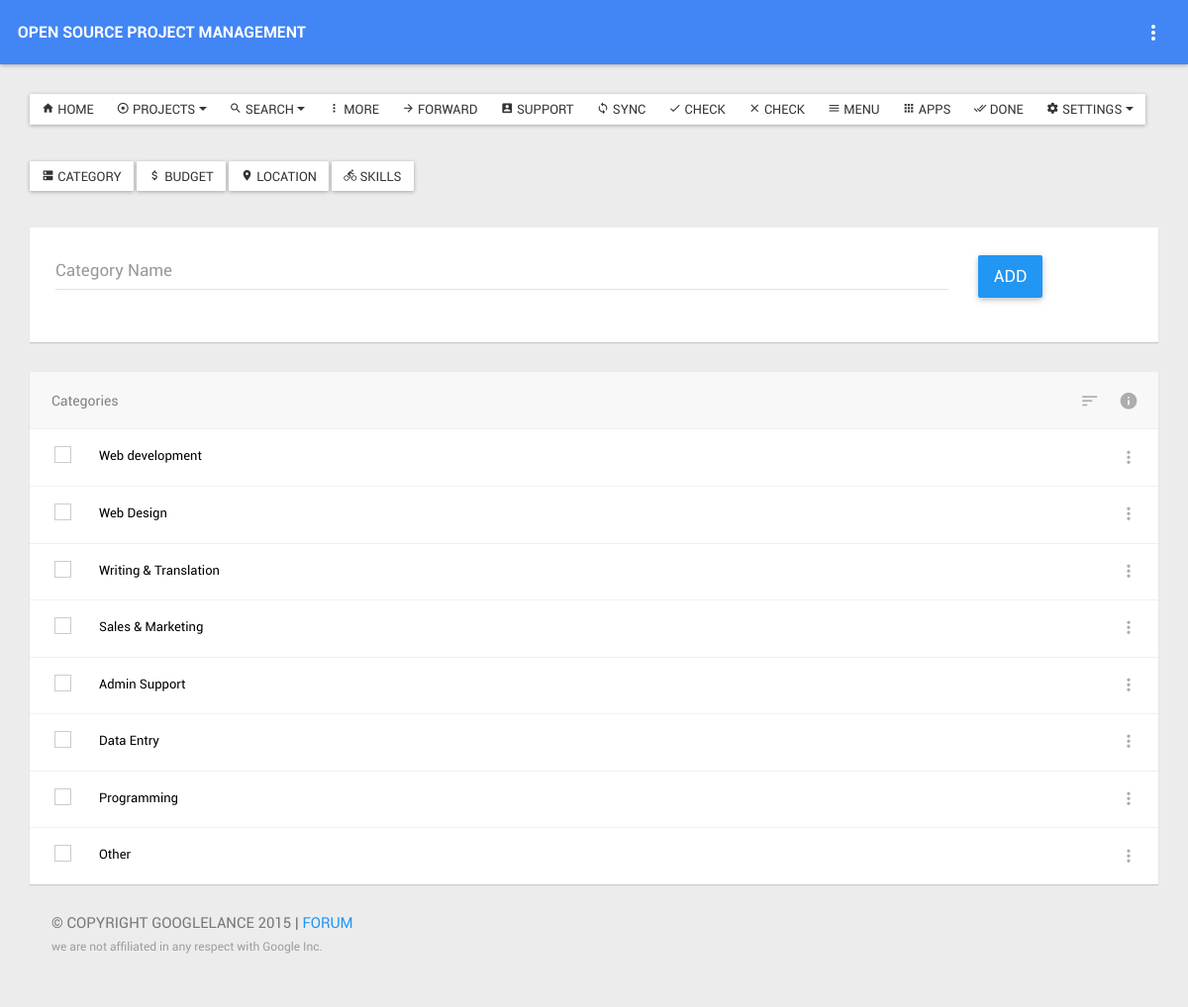
Screenshot of /index.php/gadmin/add_category with the database file from the repository.
### tables this page shows
CREATE TABLE IF NOT EXISTS `category` (
  `id` int(11) NOT NULL AUTO_INCREMENT,
  `name` varchar(255) NOT NULL,
  PRIMARY KEY (`id`),
  KEY `id` (`id`)
);

### application/controllers/Gadmin.php (called while the page is built, shortened)
<?php
class Gadmin extends CI_Controller {
	public function __construct() {
		$this->load->library(array('session'));
		$this->load->helper(array('url'));
                $this->load->model('gadmin_model');
                $this->load->library('session');
	}
     public function add_category(){
		$data = new stdClass();
		$this->load->model('category_model');
		$this->load->helper('form');
		$this->load->library('form_validation');
                $data->actionTrigger    = $this->input->get('action');
                if(!isset($data->actionTrigger) || $data->actionTrigger==''){ $data->actionTrigger = "add"; }
		$data->categories = $this->category_model->get_category(0);
		$this->form_validation->set_rules('category', 'Category', 'required');
		$this->form_validation->set_rules('action', 'Action', 'required');
		if ($this->form_validation->run() == false) {
			$this->load->view('templates/head.inc.php', $data);
                        $this->load->view('templates/header', $data);
                        $this->load->view('gadmin/project_settings/category/add_category', $data);
                        $this->load->view('templates/footer', $data);
		}
     }
}

### index.php (called while the page is built, shortened)
<?php
require_once BASEPATH.'core/CodeIgniter.php';

### application/models/Category_model.php (called while the page is built, shortened)
<?php
class Category_model extends CI_Model {
        public function get_category($id) {
	 if ($id === 0)
            {
                $query = $this->db->get('category');
                return $query->result_array();
            }
            $query = $this->db->get_where('category', array('id' => $id));
            return $query->row_array();
	}
}

### application/views/gadmin/project_settings/category/add_category.php (the view, shortened to what this page needs)
<section id="main">
            <section id="content">
                <div class="container">
                <?php include(SITE_VIEW_PATH."gadmin/top-menu.php"); ?>
                <br/><br/>
                <?php include(SITE_VIEW_PATH."gadmin/sub-menu.php"); ?>
                <br/><br/>
                    <div class="card">
                        <div class="card-body card-padding">
                            <form class="row" method="post" action="<? echo site_url('gadmin/add_category');?>" role="form">
                                <div class="col-sm-10">
                                    <div class="form-group fg-line">
                                        <input type="text" value="<? if($actionTrigger != 'add') { echo $category_detail['name']; } ?>" name="category" class="form-control input-lg" id="exampleInputEmail2" placeholder="Category Name">
                                    </div>
                                </div>
                                <div class="col-sm-2">
                                    <button name="action" value="<? echo $actionTrigger; ?>" type="submit" class="btn btn-primary btn-lg m-t-5 waves-effect"><? echo ucfirst($actionTrigger); ?></button>
                                </div>
                            </form>
                        </div>
                    </div>
                   <div class="card">
                        <div class="listview lv-bordered lv-lg">
                            <div class="lv-header-alt">
                                <h2 class="lvh-label hidden-xs">Categories</h2>
                                <ul class="lv-actions actions">
                                    <li class="dropdown">
                                        <a href="" data-toggle="dropdown" aria-expanded="true">
                                            <i class="md md-sort"></i>
                                        </a>
                                    </li>
                                    <li>
                                        <a href="">
                                            <i class="md md-info"></i>
                                        </a>
                                    </li>
                                </ul>
                            </div>
                            <div class="lv-body">
                                <? foreach($categories as $key=>$catagory){ ?>
                                <div class="lv-item media">
                                    <div class="checkbox pull-left">
                                        <label>
                                        </label>
                                    </div>
                                    <div class="media-body">
                                        <div class="lv-title"><? echo $catagory['name']; ?></div>
                                        <div class="lv-actions actions dropdown">
                                            <a href="" data-toggle="dropdown" aria-expanded="true">
                                                <i class="md md-more-vert"></i>
                                            </a>
                                        </div>
                                    </div>
                                </div>
                                <? }  ?>
                            </div>
                        </div>
                    </div>

### rows the page displays
category: name "Web development"
category: name "Web Design"
category: name "Writing & Translation"
category: name "Sales & Marketing"
category: name "Admin Support"
category: name "Data Entry"
category: name "Programming"
category: name "Other"

### other values shown
$actionTrigger "ADD"
